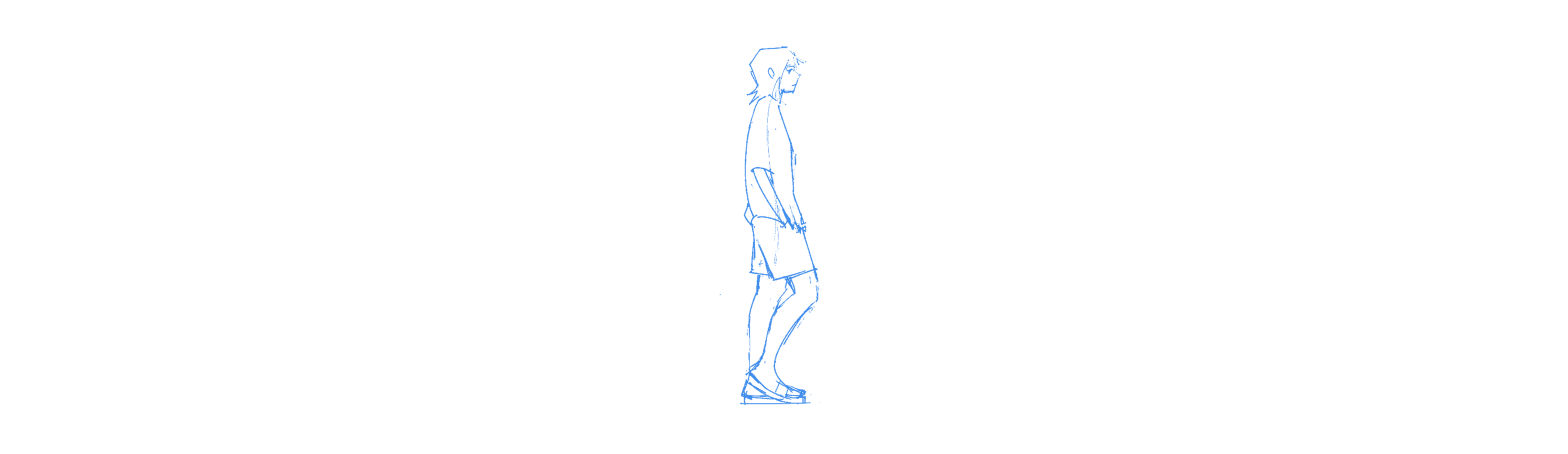
#> input picture testdata/Motion/A/Walk/Walk2a.png, 7840 x 2268 px (shown at 1/5 size); its folder holds only this picture in this run
$ python test.py
#> lines starting #> are read from the running program, lines starting #| are printed output that depends on the picture; after the words box and inside, x2 and y2 are one past the last pixel; in counts of white or black regions, pixels touching at a corner belong together
### pivotcrop/bbox.py
"""Bounding box utils."""

import glob
import math
from copy import copy
import dataclasses
from pathlib import Path
from typing import List, Optional, Self

import numpy as np
from PIL import Image

from pivotcrop.types import Pivot, X, Y


# pylint: disable=invalid-name
def round_down(v: int, n: int) -> int:
    """Round v down to the nearest multiple of n.
    `round(63, 4) -> 60`
    """
    return n * math.floor(v / n)


# pylint: disable=invalid-name
def round_up(v: int, n: int) -> int:
    """Round v up to the nearest multiple of n.
    `round(63, 4) -> 64`
    """
    return n * math.ceil(v / n)


@dataclasses.dataclass
class BoundingBox:
    """Defines a minimal bounding box in an image."""

    min_x: int
    min_y: int
    max_x: int
    max_y: int

    @staticmethod
    def from_image(image: Image) -> Self | None:
        """Constructs a bounding box from an image."""
        # `getbboxox` only trims the black border. Thus we must
        # first replace white border before computing the
        # bounding box.
        data = np.array(image)
        red, green, blue, alpha = data.T
        white_areas = (
            (red == 255) & (blue == 255) & (green == 255) & (alpha == 0)
        )
        # replace (255,255,255,0) with (0,0,0,0)
        data[..., :-1][white_areas.T] = (0, 0, 0)
        image = Image.fromarray(data)

        img_result = image.getbbox()
        if img_result is None:
            return None
        min_x, min_y, max_x, max_y = img_result
        return BoundingBox(min_x, min_y, max_x, max_y)

    # [6 lines left out: function grow_to_fit, not called in this run]

    def round_bounds(self, n: int):
        """Rounds bounds the nearest nth pixel"""
        self.min_x = round_down(self.min_x, n)
        self.min_y = round_down(self.min_y, n)
        self.max_x = round_up(self.max_x, n)
        self.max_y = round_up(self.max_y, n)

    def __str__(self) -> str:
        return f"({self.min_x}, {self.min_y}) ({self.max_x}, {self.max_y})"

    def crop(self, image: Image) -> Image:
        """Crops an image using this bounding box."""
        return image.crop((self.min_x, self.min_y, self.max_x, self.max_y))

    @staticmethod
    def load_dirs(root_path: Path, input_dirs: List[str]) -> List[Self | None]:
        """Loads image bounding boxes from the directory."""
        bboxes: List[Optional[BoundingBox]] = []

        for input_dir in input_dirs:
            input_path: Path = root_path / input_dir
            for infile in glob.glob(f"{input_path}/**/*.png", recursive=True):
                with Image.open(infile) as image:
                    bboxes.append(BoundingBox.from_image(image))

        return bboxes

    @staticmethod
    def compose(
        bboxes: List[Self | None], round_to_num_pixels: int = 4
    ) -> Optional[Self | None]:
        """Get the bounding box that covers all images in a directory and
        overwrites with a cropped version.
        """
        total_bbox: BoundingBox | None = None
        for bbox in bboxes:
            if bbox is not None:
                if total_bbox is None:
                    total_bbox = copy(bbox)
                else:
                    total_bbox.grow_to_fit(bbox)

        if round_to_num_pixels > 1:
            total_bbox.round_bounds(round_to_num_pixels)
        return total_bbox

    def resize_with_pivot(
        self,
        pivot: Pivot,
        total_bbox: Self | None = None,
        round_to_num_pixels: int = 4,
    ) -> "BoundingBox":
        """Given a bounding box that is contained within `total_bbox`,
        Return `bbox` shrunk as much as possible while keeping `pivot` at
        the same relative location.
        """
        if total_bbox is None:
            total_bbox = self
        adjusted_bbox: BoundingBox = copy(self)

        if pivot[X] == 0.0:
            adjusted_bbox.min_x = total_bbox.min_x
        elif pivot[X] == 1.0:
            adjusted_bbox.max_x = total_bbox.max_x
        else:
            pivot_ratio_x: float = pivot[X] / (1 - pivot[X])
            d_min_x: int = self.min_x - total_bbox.min_x
            d_max_x: int = total_bbox.max_x - self.max_x

            # If the min shrunk too much relative to the max
            if d_max_x == 0 or (d_min_x / d_max_x) > pivot_ratio_x:
                offset_x = int(d_min_x - d_max_x * pivot_ratio_x)
                adjusted_bbox.min_x -= offset_x
            else:
                offset_x = int(d_max_x - d_min_x / pivot_ratio_x)
                adjusted_bbox.max_x += offset_x

        if pivot[Y] == 0.0:
            adjusted_bbox.min_y = total_bbox.min_y
        elif pivot[Y] == 1.0:
            adjusted_bbox.max_y = total_bbox.max_y
        else:
            pivot_ratio_y: float = pivot[Y] / (1 - pivot[Y])
            d_min_y: int = self.min_y - total_bbox.min_y
            d_max_y: int = total_bbox.max_y - self.max_y

            # If the min shrunk too much relative to the max
            if d_max_y == 0 or (d_min_y / d_max_y) > pivot_ratio_y:
                offset_y = int(d_min_y - d_max_y * pivot_ratio_y)
                adjusted_bbox.min_y -= offset_y
            else:
                offset_y = int(d_max_y - d_min_y / pivot_ratio_y)
                adjusted_bbox.max_y += offset_y

        if round_to_num_pixels > 1:
            adjusted_bbox.round_bounds(round_to_num_pixels)

        return adjusted_bbox

### pivotcrop/cropper.py
"""Defines the main cropper class for pivot based cropping."""

import glob
import os
from dataclasses import dataclass, field
from pathlib import Path
from typing import List, Optional, Union, Dict

from PIL import Image

from pivotcrop import log
from pivotcrop.bbox import BoundingBox
from pivotcrop.draw import draw_square
from pivotcrop.types import BBoxGroup, IndependentDir, Pivot, PivotGroup, X, Y

INFO = log.Verbosity.INFO


# pylint: disable=too-many-instance-attributes
@dataclass
class PivotCropper:
    """PivotCropper class that enables cropping images around a pivot.

    Example usage:
    ```py
    from pivotcrop import PivotCropper

    PivotCropper(
        output_dir="output",
        root_dir="testdata",
        pivot_groups={
            # All directories with images using pivot (0.5, 1) should be
            # configured here.
            (0.5, 1): [
                # Two directories that should share the same bounding box.
                BBoxGroup("Images/A", "Images/B"),
                # Another directory using same pivot, but a different bounding
                # box.
                BBoxGroup("Images/C")
            ],
            # Entry with a different pivot
            (0.5, 0.5): [
                BBoxGroup("Images/D"),
                # A directory where each image gets its own bounding box.
                IndependentDir("Images/E")
            ],
        }
    ).crop()
    ```
    """

    # Relative or absolute path to output cropped images.
    output_dir: Union[str, Path]

    # Root directory combined with given input directories
    root_dir: Union[str, Path]

    # Mapping of pivot to pivot group.
    pivot_groups: Dict[Pivot, List[PivotGroup]] = field(default_factory=dict)

    logger: log.Logger = field(default_factory=lambda: log.Logger(INFO))

    # If true, plot the pivot point on the image.
    debug: bool = False
    debug_memory: bool = False

    def __post_init__(self):
        self.root_path = Path(self.root_dir)
        self.output_path = Path(self.output_dir)

    def crop(self):
        """Crops all images provided in the config."""
        for pivot, groups in self.pivot_groups.items():
            self.logger.info(f"Cropping images for pivot {pivot}")
            for group in groups:
                if isinstance(group, BBoxGroup):
                    self.crop_group(group, pivot)
                elif isinstance(group, IndependentDir):
                    self.crop_dir(
                        self.root_path / group.path,
                        pivot,
                        round_to_num_pixels=group.round_to_num_pixels,
                    )
                else:
                    self.logger.error(f"Malformed config: {group}")

    def crop_image(
        self,
        image: Image.Image,
        pivot: Pivot,
        total_bbox: Optional[BoundingBox] = None,
        round_to_num_pixels: int = 4,
    ) -> Optional[Image.Image]:
        """Crops a single image according to the given pivot."""
        bbox = BoundingBox.from_image(image)
        if bbox is None:
            self.logger.warning("WARNING: found empty image.")
            return None

        adjusted_bbox: BoundingBox = bbox.resize_with_pivot(
            pivot, total_bbox, round_to_num_pixels=round_to_num_pixels
        )
        return adjusted_bbox.crop(image)

    def save_image(self, image: Image.Image, path: Path):
        """Saves an image at the given path.

        If necessary, creates the parent directory.
        """
        path.parent.mkdir(parents=True, exist_ok=True)
        image.save(path)
        self.logger.info(f"     Saved to {path}")

    def crop_dir(
        self,
        path: Path,
        pivot: Pivot,
        total_bbox: Optional[BoundingBox] = None,
        round_to_num_pixels: int = 4,
    ):
        """Crops an entire directory of images.

        If total_bbox is specified, then the directories share a max bounding
        box.
        """
        self.logger.info(f"  Cropping images in directory {path}")
        for infile in glob.glob(f"{path}/**/*.png", recursive=True):
            self.logger.info(f"    Cropping image {infile}")
            with Image.open(infile) as image:
                cropped_image = self.crop_image(
                    image,
                    pivot,
                    total_bbox,
                    round_to_num_pixels=round_to_num_pixels,
                )
                if cropped_image is None:
                    continue

                if self.debug:
                    self.debug_pivot(pivot, cropped_image)

                relative_path = Path(infile).relative_to(self.root_path)
                outfile = self.output_path / relative_path
                self.save_image(cropped_image, outfile)

                if self.debug_memory:
                    initial_kb = os.path.getsize(infile) >> 10
                    cropped_kb = os.path.getsize(outfile) >> 10
                    self.logger.info(
                        f"  Decreased image size from {initial_kb}KB "
                        + f"to {cropped_kb}KB"
                    )

    def crop_group(self, bbox_group: BBoxGroup, pivot: Pivot):
        """Crops a gorup of directories all sharing the same bounding box."""

        bbs: List[Optional[BoundingBox]] = BoundingBox.load_dirs(
            self.root_path, bbox_group.paths
        )
#> in load_dirs, image is the input picture: PIL image 7840x2268 RGBA; mean R, G, B, A 253.8, 254.3, 254.9, 1
#> in from_image, `red, green, blue, alpha = data.T`:
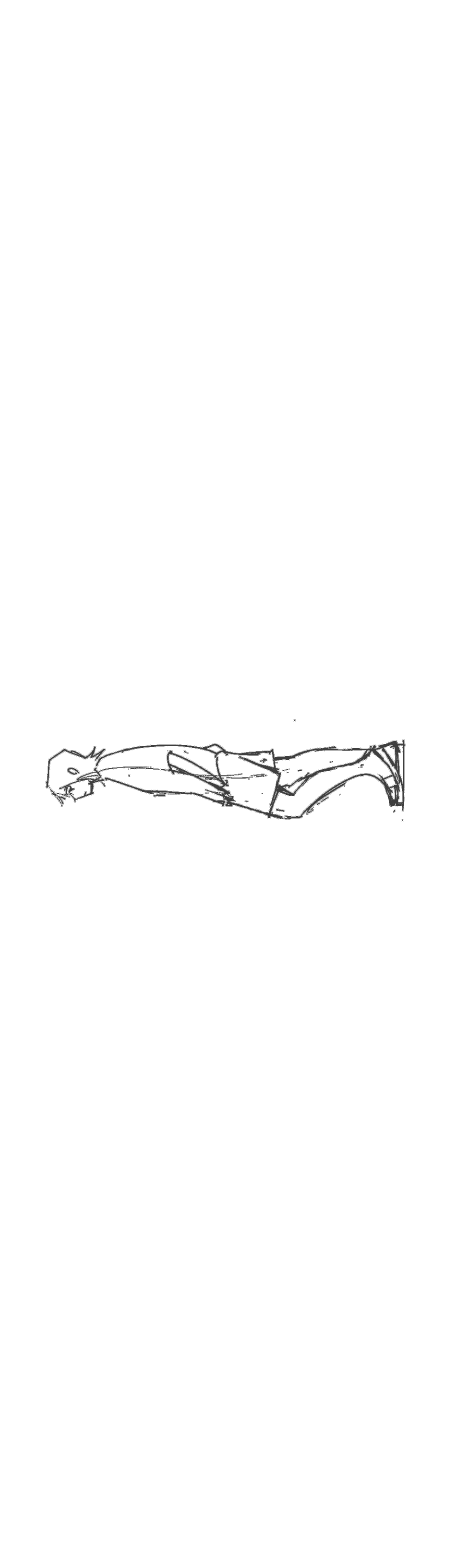
#> red: shape (7840, 2268) (shown at 1/5 size); min 62, max 255, mean 253.8
#> in from_image, `red, green, blue, alpha = data.T`:
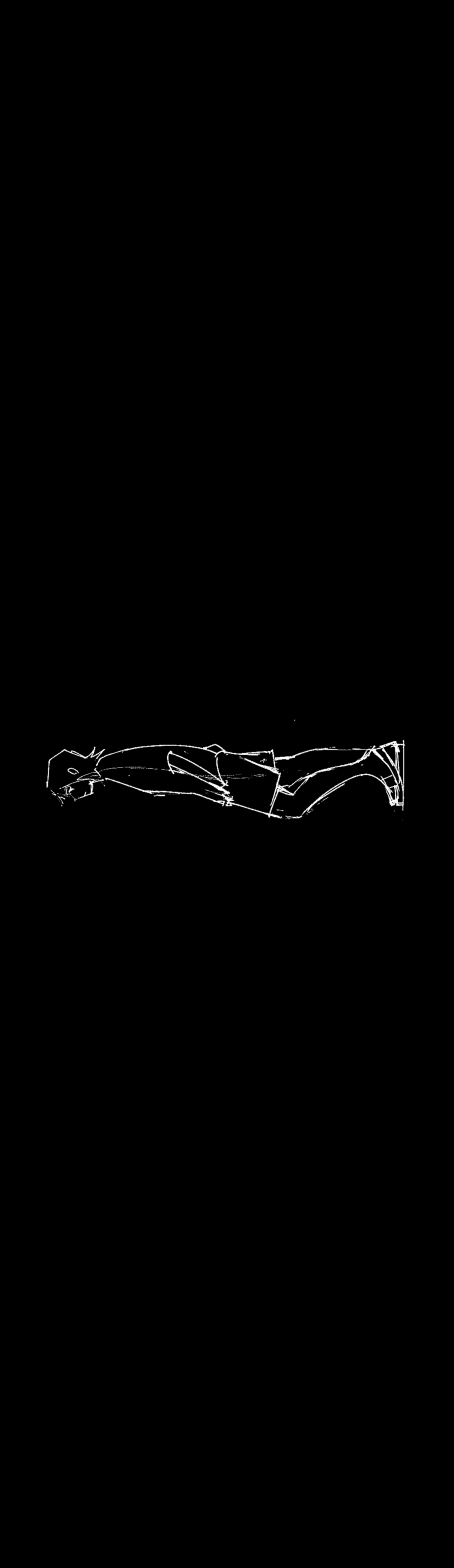
#> alpha: shape (7840, 2268) (shown at 1/5 size); min 0, max 255, mean 1
#> in from_image, `white_areas = ( (red == 255) & (blue == 255) & (green == 255) & (alpha..`:
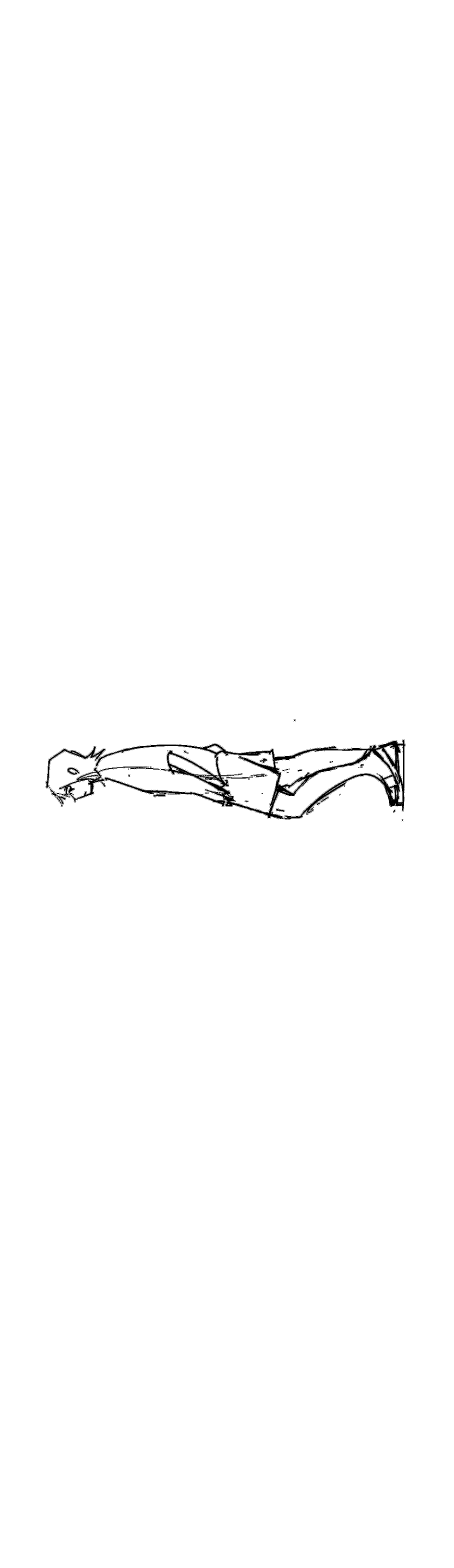
#> white_areas: shape (7840, 2268) bool (shown at 1/5 size); 99.4% white; 1383 black regions (1329 under 20 px), largest, box (x1, y1, x2, y2) and area: (477, 3697, 2029, 4099) 87560, (294, 3831, 736, 4013) 9228, (227, 3730, 529, 3941) 5381
#> in from_image, `img_result = image.getbbox()`: img_result = (3596, 227, 4106, 2029)
#> in from_image, `min_x, min_y, max_x, max_y = img_result`: min_x = 3596; min_y = 227; max_x = 4106; max_y = 2029
        if len(bbs) == 0:
            self.logger.error("    Input directories had no .png files.")
            return

        total_bb: Optional[BoundingBox] = BoundingBox.compose(
            bbs, round_to_num_pixels=bbox_group.round_to_num_pixels
        )

        for input_dir in bbox_group.paths:
            self.crop_dir(
                self.root_path / input_dir,
                pivot,
                total_bb,
                round_to_num_pixels=bbox_group.round_to_num_pixels,
            )

    # [5 lines left out: function debug_pivot, not called in this run]

### pivotcrop/types.py
"""Common types."""

from typing import List, Tuple, TypeAlias
import dataclasses


@dataclasses.dataclass
class IndependentDir:
    """
    A directory where each image needs to be cropped separately.
    """

    path: str
    round_to_num_pixels: int = 4


@dataclasses.dataclass
class BBoxGroup(List[str]):
    """
    Group of directories sharing the same bounding box.
    """

    paths: str | List[str]
    round_to_num_pixels: int = 4

    def __post_init__(self):
        if not isinstance(self.paths, list):
            self.paths = [self.paths]


class Pivot(Tuple[float, float]):
    """
    XY point defining a pivot point.
    """


Int2 = Tuple[int, int]
Int4 = Tuple[int, int, int, int]

PivotGroup: TypeAlias = BBoxGroup | IndependentDir

X: int = 0
Y: int = 1

### pivotcrop/log.py
"""Basic CLI logging utils."""

# pylint: disable=too-few-public-methods

import sys
from dataclasses import dataclass


class Verbosity(int):
    """Defines log verbosity settings."""

    ERROR = 0
    WARNING = 1
    INFO = 2
    DEBUG = 3


class BColors:
    """Defines colors for terminal text."""

    HEADER = "\033[95m"
    OKBLUE = "\033[94m"
    OKCYAN = "\033[96m"
    OKGREEN = "\033[92m"
    WARNING = "\033[93m"
    FAIL = "\033[91m"
    ENDC = "\033[0m"
    BOLD = "\033[1m"
    UNDERLINE = "\033[4m"


@dataclass
class Logger:
    """Utility class for verbosity based logging."""

    verbosity: Verbosity = Verbosity.INFO

    # [4 lines left out: function debug, not called in this run]

    def info(self, msg: str):
        """Info message."""
        if self.verbosity >= Verbosity.INFO:
            print(msg)

    # [14 lines left out: functions success, warning, error, not called in this run]

### test.py
from pathlib import Path

from pivotcrop import BBoxGroup, IndependentDir, PivotCropper


def test_crop_images():
    """
    Test crop images
    """

    PivotCropper(
        output_dir="output",
        root_dir="testdata",
        pivot_groups={
            (0.5, 1): [
                BBoxGroup("Motion/A"),
                IndependentDir("Motion/B")
            ]
        }
    ).crop()
#> in crop_group, `bbs: List[Optional[BoundingBox]] = BoundingBox.load_dirs( self.root_pa..`: bbs = 1 item
#> the loop in compose, `for bbox in bboxes:` made 1 pass
#> in crop, `return image.crop((self.min_x, self.min_y, self.max_x, self.max_y))`:
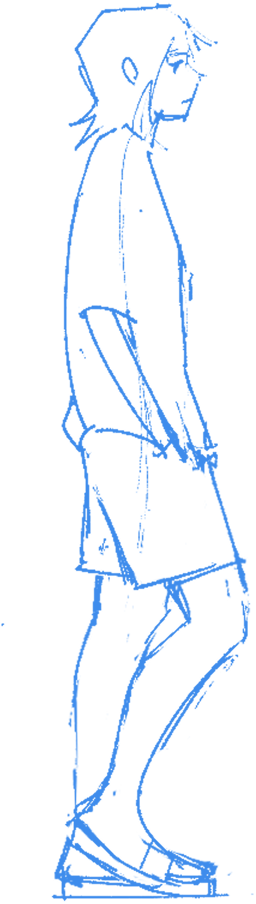
#> returned value: PIL image 512x1808 RGBA (shown at 1/2 size); mean R, G, B, A 231.2, 240.8, 252.7, 18.7; transparent parts drawn white

    assert Path("output/Motion/A/Walk/Walk2a.png").exists()
    assert Path("output/Motion/A/Walk/Walk3.png").exists()
    assert Path("output/Motion/A/Walk/Walk3a.png").exists()
    assert Path("output/Motion/B/Walk/Walk2a.png").exists()
    assert Path("output/Motion/B/Walk/Walk3.png").exists()
    assert Path("output/Motion/B/Walk/Walk3a.png").exists()
    assert Path("output/Motion/B/Walk/Walk10a.png").exists()


test_crop_images()
